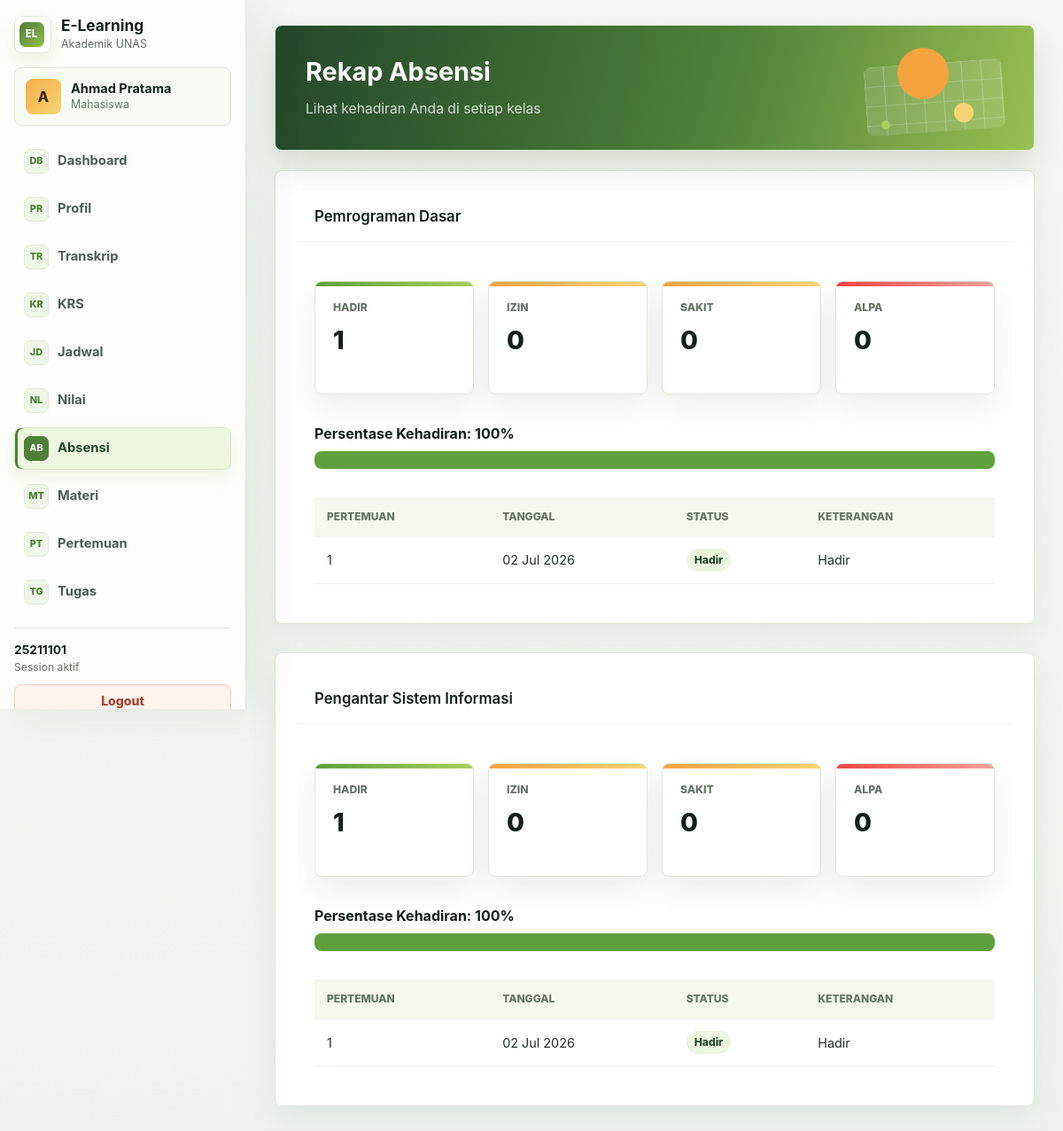
Page /src/mahasiswa/absensi.php (signed in) on the committed database.
### tables this page shows
CREATE TABLE IF NOT EXISTS mahasiswa (
  id INT PRIMARY KEY AUTO_INCREMENT,
  user_id INT NOT NULL UNIQUE,
  nim VARCHAR(20) UNIQUE,
  jurusan_id INT NOT NULL,
  tahun_angkatan INT NOT NULL,
  semester_saat_ini INT DEFAULT 1,
  total_sks_diambil INT DEFAULT 0,
  total_sks_lulus INT DEFAULT 0,
  ipk DECIMAL(3,2) DEFAULT 0.00,
  status_akademik ENUM('aktif', 'cuti', 'lulus', 'drop') DEFAULT 'aktif',
  created_at TIMESTAMP DEFAULT CURRENT_TIMESTAMP,
  updated_at TIMESTAMP DEFAULT CURRENT_TIMESTAMP ON UPDATE CURRENT_TIMESTAMP,
  FOREIGN KEY (user_id) REFERENCES users(id) ON DELETE CASCADE,
  FOREIGN KEY (jurusan_id) REFERENCES jurusan(id),
  INDEX idx_jurusan (jurusan_id),
  INDEX idx_tahun_angkatan (tahun_angkatan)
);

CREATE TABLE IF NOT EXISTS users (
  id INT PRIMARY KEY AUTO_INCREMENT,
  username VARCHAR(8) UNIQUE NOT NULL,
  password VARCHAR(255) NOT NULL,
  nama_lengkap VARCHAR(100) NOT NULL,
  nama_depan VARCHAR(50) NOT NULL,
  email VARCHAR(100),
  role ENUM('mahasiswa', 'dosen', 'admin') NOT NULL,
  status ENUM('aktif', 'nonaktif') DEFAULT 'aktif',
  last_login TIMESTAMP NULL,
  created_at TIMESTAMP DEFAULT CURRENT_TIMESTAMP,
  updated_at TIMESTAMP DEFAULT CURRENT_TIMESTAMP ON UPDATE CURRENT_TIMESTAMP,
  INDEX idx_username (username),
  INDEX idx_role (role)
);

CREATE TABLE IF NOT EXISTS krs (
  id INT PRIMARY KEY AUTO_INCREMENT,
  mahasiswa_id INT NOT NULL,
  matakuliah_id INT NOT NULL,
  kelas_id INT NOT NULL,
  semester INT NOT NULL,
  tahun_akademik VARCHAR(9) NOT NULL,
  status_krs ENUM('diambil', 'lulus', 'gagal', 'batal') DEFAULT 'diambil',
  nilai_akhir DECIMAL(5,2),
  grade VARCHAR(2),
  created_at TIMESTAMP DEFAULT CURRENT_TIMESTAMP,
  updated_at TIMESTAMP DEFAULT CURRENT_TIMESTAMP ON UPDATE CURRENT_TIMESTAMP,
  FOREIGN KEY (mahasiswa_id) REFERENCES mahasiswa(id) ON DELETE CASCADE,
  FOREIGN KEY (matakuliah_id) REFERENCES matakuliah(id),
  FOREIGN KEY (kelas_id) REFERENCES kelas(id),
  UNIQUE KEY unique_krs (mahasiswa_id, matakuliah_id, tahun_akademik),
  INDEX idx_mahasiswa (mahasiswa_id),
  INDEX idx_matakuliah (matakuliah_id),
  INDEX idx_tahun_akademik (tahun_akademik)
);

CREATE TABLE IF NOT EXISTS matakuliah (
  id INT PRIMARY KEY AUTO_INCREMENT,
  kode_matkul VARCHAR(10) UNIQUE NOT NULL,
  nama_matkul VARCHAR(100) NOT NULL,
  sks INT NOT NULL,
  semester INT NOT NULL,
  jurusan_id INT NOT NULL,
  deskripsi TEXT,
  created_at TIMESTAMP DEFAULT CURRENT_TIMESTAMP,
  updated_at TIMESTAMP DEFAULT CURRENT_TIMESTAMP ON UPDATE CURRENT_TIMESTAMP,
  FOREIGN KEY (jurusan_id) REFERENCES jurusan(id),
  INDEX idx_semester (semester),
  INDEX idx_jurusan (jurusan_id)
);

CREATE TABLE IF NOT EXISTS absensi (
  id INT PRIMARY KEY AUTO_INCREMENT,
  krs_id INT NOT NULL,
  pertemuan INT NOT NULL,
  tanggal DATE NOT NULL,
  status ENUM('hadir', 'izin', 'sakit', 'alpa') DEFAULT 'alpa',
  keterangan TEXT,
  created_at TIMESTAMP DEFAULT CURRENT_TIMESTAMP,
  updated_at TIMESTAMP DEFAULT CURRENT_TIMESTAMP ON UPDATE CURRENT_TIMESTAMP,
  FOREIGN KEY (krs_id) REFERENCES krs(id) ON DELETE CASCADE,
  UNIQUE KEY unique_absensi (krs_id, pertemuan, tanggal),
  INDEX idx_krs (krs_id),
  INDEX idx_tanggal (tanggal)
);

### src/auth/check_auth.php (called while the page is built, shortened)
<?php
function isLoggedIn() {
  return isset($_SESSION['user_id']) && !empty($_SESSION['user_id']);
}
function getCurrentUser() {
  return [
    'id' => $_SESSION['user_id'],
    'username' => $_SESSION['username'],
    'nama_lengkap' => $_SESSION['nama_lengkap'],
    'role' => $_SESSION['role'],
    'email' => $_SESSION['email'] ?? null
  ];
}
?>

### src/helpers/db.php (called while the page is built, shortened)
<?php
function executeQuery($conn, $sql, $params = [], $types = '') {
  try {
    $stmt = $conn->prepare($sql);
    if (!empty($params)) {
      $stmt->bind_param($types, ...$params);
    }
    if (!$stmt->execute()) {
      throw new Exception("Execute failed: " . $stmt->error);
    }
    return $stmt;
  } catch (Exception $e) {
    error_log("Database error: " . $e->getMessage());
    return false;
  }
}
function fetchRow($conn, $sql, $params = [], $types = '') {
  $stmt = executeQuery($conn, $sql, $params, $types);
  $result = $stmt->get_result();
  $row = $result->fetch_assoc();
  return $row;
}
function fetchAll($conn, $sql, $params = [], $types = '') {
  $stmt = executeQuery($conn, $sql, $params, $types);
  $result = $stmt->get_result();
  $rows = [];
  while ($row = $result->fetch_assoc()) {
    $rows[] = $row;
  }
  return $rows;
}
function getMahasiswaByUserId($conn, $userId) {
  return fetchRow($conn, "
    SELECT m.*, j.nama_jurusan, u.nama_lengkap, u.email
    FROM mahasiswa m
    JOIN jurusan j ON m.jurusan_id = j.id
    JOIN users u ON m.user_id = u.id
    WHERE m.user_id = ?
  ", [$userId], 'i');
}
function getKRSByMahasiswaId($conn, $mahasiswaId, $tahunAkademik = null) {
  $sql = "
    SELECT k.*, m.nama_matkul, m.sks, k.kelas_id, kl.hari, kl.jam_mulai, kl.jam_selesai, kl.ruangan
    FROM krs k
    JOIN matakuliah m ON k.matakuliah_id = m.id
    JOIN kelas kl ON k.kelas_id = kl.id
    WHERE k.mahasiswa_id = ?
  ";
  $params = [$mahasiswaId];
  $types = 'i';
  if ($tahunAkademik) {
    $sql .= " AND k.tahun_akademik = ?";
    $params[] = $tahunAkademik;
    $types .= 's';
  }
  $sql .= " ORDER BY m.semester, m.nama_matkul";
  return fetchAll($conn, $sql, $params, $types);
}
function getAbsensiByKrsId($conn, $krsId) {
  return fetchAll($conn, "
    SELECT * FROM absensi
    WHERE krs_id = ?
    ORDER BY pertemuan
  ", [$krsId], 'i');
}

### src/mahasiswa/absensi.php (the view, shortened to what this page needs)
<?php
require_once __DIR__ . '/../../config/database.php';
require_once __DIR__ . '/../helpers/db.php';
require_once __DIR__ . '/../auth/check_auth.php';
$user = getCurrentUser();
$mahasiswa = getMahasiswaByUserId($conn, $user['id']);
$tahunAkademik = '2025/2026';
$krs = getKRSByMahasiswaId($conn, $mahasiswa['id'], $tahunAkademik);
?>
<!DOCTYPE html>
<html lang="id">
<head>
  <link rel="stylesheet" href="/elearning_unas/public/css/style.css?v=20260702-fix3">
  <link rel="stylesheet" href="/elearning_unas/public/css/app.css?v=20260702-fix3">
</head>
<body>
  <?php include __DIR__ . '/../components/sidebar.php'; ?>
  <main>
    <div class="page-header">
      <h1 class="page-title">Rekap Absensi</h1>
      <p class="page-subtitle">Lihat kehadiran Anda di setiap kelas</p>
    </div>
    <?php if (empty($krs)): ?>
      <div class="card">
        <div class="card-body">
          <p class="text-muted">Belum ada KRS. Silakan daftar KRS terlebih dahulu.</p>
        </div>
      </div>
    <?php else: ?>
      <?php foreach ($krs as $k): ?>
        <?php if ($k['status_krs'] === 'diambil'): ?>
          <?php
            $absensi = getAbsensiByKrsId($conn, $k['id']);
            $totalHadir = count(array_filter($absensi, function($a) { return $a['status'] === 'hadir'; }));
            $totalIzin = count(array_filter($absensi, function($a) { return $a['status'] === 'izin'; }));
            $totalSakit = count(array_filter($absensi, function($a) { return $a['status'] === 'sakit'; }));
            $totalAlpa = count(array_filter($absensi, function($a) { return $a['status'] === 'alpa'; }));
            $totalPertemuan = count($absensi);
            $persentaseHadir = $totalPertemuan > 0 ? round(($totalHadir / $totalPertemuan) * 100, 1) : 0;
          ?>
          <div class="card" style="margin-bottom: 2rem;">
            <div class="card-header">
              <h2 class="card-title"><?php echo htmlspecialchars($k['nama_matkul']); ?></h2>
            </div>
            <div class="card-body">
              <div class="grid grid-cols-4" style="gap: 1rem; margin-bottom: 2rem;">
                <div class="stat-card success">
                  <div class="stat-label">Hadir</div>
                  <div class="stat-value"><?php echo $totalHadir; ?></div>
                </div>
                <div class="stat-card warning">
                  <div class="stat-label">Izin</div>
                  <div class="stat-value"><?php echo $totalIzin; ?></div>
                </div>
                <div class="stat-card warning">
                  <div class="stat-label">Sakit</div>
                  <div class="stat-value"><?php echo $totalSakit; ?></div>
                </div>
                <div class="stat-card danger">
                  <div class="stat-label">Alpa</div>
                  <div class="stat-value"><?php echo $totalAlpa; ?></div>
                </div>
              </div>
              <div style="margin-bottom: 2rem;">
                <p style="margin-bottom: 0.5rem;"><strong>Persentase Kehadiran: <?php echo $persentaseHadir; ?>%</strong></p>
                <div style="background-color: var(--color-border); height: 20px; border-radius: var(--radius-md); overflow: hidden;">
                  <div style="background-color: var(--color-success); height: 100%; width: <?php echo $persentaseHadir; ?>%; transition: width 0.3s;"></div>
                </div>
              </div>
              <?php if (empty($absensi)): ?>
                <p class="text-muted">Belum ada data absensi</p>
              <?php else: ?>
                <table class="table table-compact">
                  <thead>
                    <tr>
                      <th>Pertemuan</th>
                      <th>Tanggal</th>
                      <th>Status</th>
                      <th>Keterangan</th>
                    </tr>
                  </thead>
                  <tbody>
                    <?php foreach ($absensi as $a): ?>
                      <tr>
                        <td><?php echo $a['pertemuan']; ?></td>
                        <td><?php echo date('d M Y', strtotime($a['tanggal'])); ?></td>
                        <td>
                          <?php if ($a['status'] === 'hadir'): ?>
                            <span class="badge badge-success">Hadir</span>
                          <?php elseif ($a['status'] === 'izin'): ?>
                            <span class="badge badge-warning">Izin</span>
                          <?php elseif ($a['status'] === 'sakit'): ?>
                            <span class="badge badge-warning">Sakit</span>
                          <?php else: ?>
                            <span class="badge badge-danger">Alpa</span>
                          <?php endif; ?>
                        </td>
                        <td><?php echo htmlspecialchars($a['keterangan'] ?? '-'); ?></td>
                      </tr>
                    <?php endforeach; ?>
                  </tbody>
                </table>
              <?php endif; ?>
            </div>
          </div>
        <?php endif; ?>
      <?php endforeach; ?>
    <?php endif; ?>
  </main>
</body>
</html>

### src/components/sidebar.php (shortened to what this page needs)
<?php
require_once __DIR__ . '/../auth/check_auth.php';
$current_page = basename($_SERVER['PHP_SELF']);
$user = getCurrentUser();
$roleMenus = $menus[$user['role']] ?? [];
$roleDisplay = [
  'mahasiswa' => 'Mahasiswa',
  'dosen' => 'Dosen',
  'admin' => 'Administrator'
][$user['role']] ?? 'User';
$initials = strtoupper(substr($user['nama_lengkap'] ?? 'U', 0, 1));
?>
<aside class="sidebar">
  <div class="sidebar-header">
    <div class="sidebar-brand">
      <div class="brand-mark">EL</div>
      <div>
        <h3>E-Learning</h3>
        <span>Akademik UNAS</span>
      </div>
    </div>
  </div>
  <div class="sidebar-user">
    <div class="user-avatar"><?php echo htmlspecialchars($initials); ?></div>
    <div class="user-meta">
      <strong><?php echo htmlspecialchars($user['nama_lengkap']); ?></strong>
      <span><?php echo htmlspecialchars($roleDisplay); ?></span>
    </div>
  </div>
  <nav class="sidebar-nav">
    <?php foreach ($roleMenus as $item): ?>
      <a href="<?php echo htmlspecialchars($item['href']); ?>" class="nav-item <?php echo $current_page === $item['file'] ? 'active' : ''; ?>">
        <span class="nav-icon"><?php echo htmlspecialchars($item['icon']); ?></span>
        <?php echo htmlspecialchars($item['label']); ?>
      </a>
    <?php endforeach; ?>
  </nav>
  <div class="sidebar-footer">
    <div class="sidebar-footnote">
      <strong><?php echo htmlspecialchars($user['username']); ?></strong>
      <span>Session aktif</span>
    </div>
    <a href="/elearning_unas/src/auth/logout.php" class="btn btn-danger btn-block">Logout</a>
  </div>
</aside>

### rows in the picture
mahasiswa: user.nama_lengkap "A", user.nama_lengkap "Ahmad Pratama"
krs: matakuliah.nama_matkul "Pemrograman Dasar", absensi.status "1", absensi.status "0", absensi.status "100"
absensi: pertemuan "1", tanggal "02 Jul 2026", shows "Hadir", keterangan "Hadir"
krs: matakuliah.nama_matkul "Pengantar Sistem Informasi", absensi.status "1", absensi.status "0", absensi.status "100"
absensi: pertemuan "1", tanggal "02 Jul 2026", shows "Hadir", keterangan "Hadir"

### other values in the picture
$roleDisplay "Mahasiswa"
$item['icon'] "DB"
$item['label'] "Dashboard"
$item['icon'] "PR"
$item['label'] "Profil"
$item['icon'] "TR"
$item['label'] "Transkrip"
$item['icon'] "KR"
$item['label'] "KRS"
$item['icon'] "JD"
$item['label'] "Jadwal"
$item['icon'] "NL"
$item['label'] "Nilai"
$item['icon'] "AB"
$item['label'] "Absensi"
